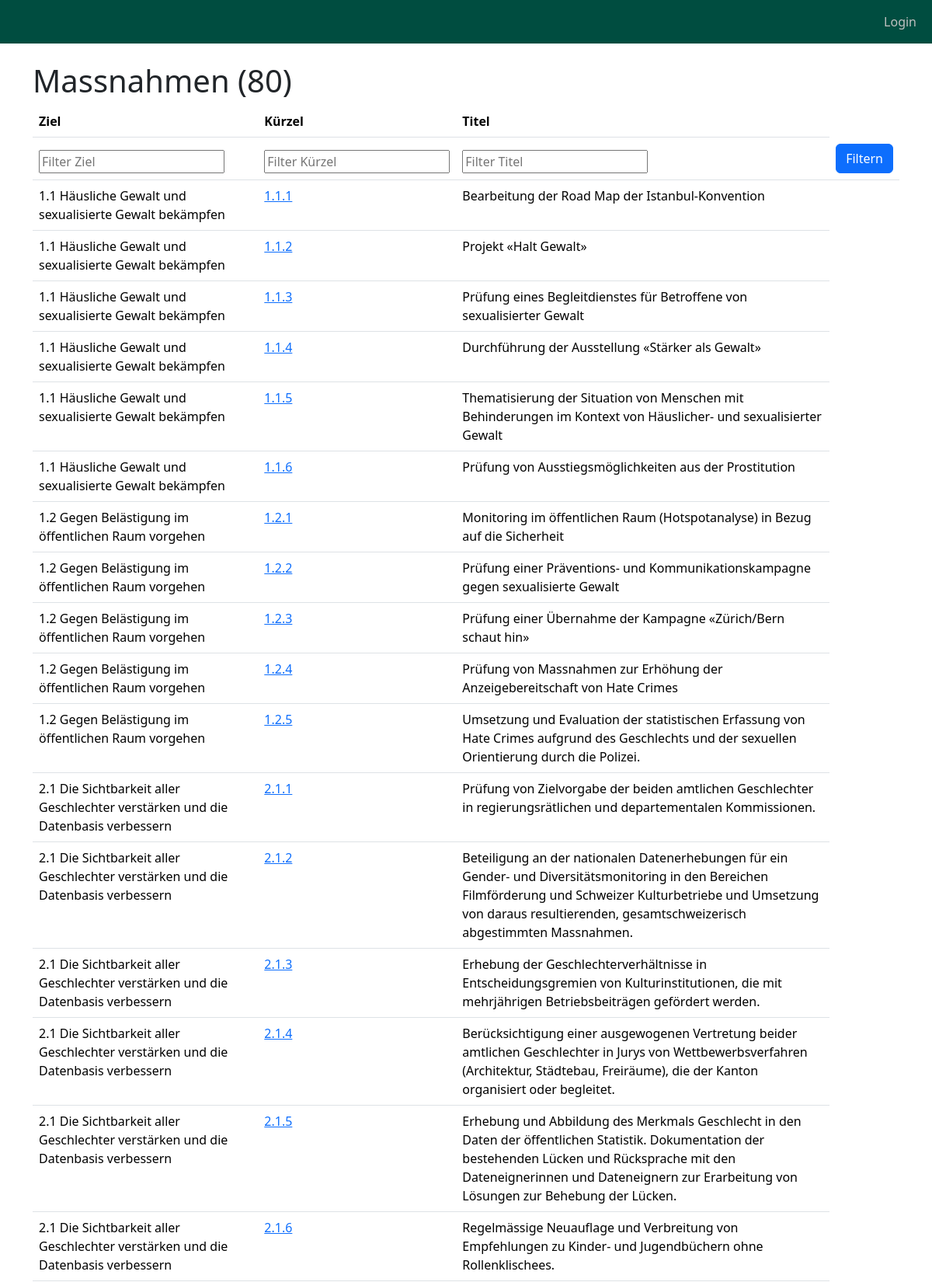
/massnahmen/ (upper part), run on the app's committed database.
### objective_manager_app/models.py (models this page shows, shortened)
class BusinessObject(models.Model):
    typ = models.ForeignKey("BusinessObjectTyp", on_delete=models.CASCADE, related_name="typ")
    vorgaenger = models.ForeignKey("self", on_delete=models.CASCADE, null=True, blank=True)
    kuerzel = models.CharField(max_length=10, verbose_name="Nummer")
    titel = models.CharField(max_length=200, verbose_name="Titel")
    beschreibung = models.TextField(verbose_name="Beschreibung")
    erstellt_am = models.DateTimeField(auto_now_add=True, verbose_name="Erstellt am")
    erstellt_von = models.ForeignKey(User, on_delete=models.CASCADE, verbose_name="Erstellt von", blank=True)
    aufwand_personen_tage_plan = models.DecimalField(max_digits=10, decimal_places=2, verbose_name="Aufwand Personentage", default=0)
    aufwand_tsd_chf_plan = models.DecimalField(max_digits=10, decimal_places=2, verbose_name="Aufwand tsd CHF", default=0)
    jahr_start = models.IntegerField(verbose_name="Jahr Start", default=datetime.now().year)
    jahr_ende = models.IntegerField(verbose_name="Jahr Ende", default=datetime.now().year)
    anmerkung_initialisierung = models.TextField(verbose_name="Pol. Vorstoss", null=True, blank=True)
    mess_groesse = models.CharField(max_length=200, verbose_name="Messbarkeit", blank=True, null=True)
    bestehende_massnahme = models.ForeignKey("NeuBestehend", on_delete=models.CASCADE, blank=True, null=True, default=5, related_name="bestehende_massnahme", verbose_name="Bestehende/Neue Massnahme")
    objects = models.Manager()
    handlungsfelder = HandlungsfeldManager()
    ziele = ZielManager()
    massnahmen = MassnahmeManager()

### objective_manager_app/views.py (the view)
# urls.py: path("massnahmen/", views.massnahmen_list, name="massnahmen_list"),
def massnahmen_list(request):
    massnahmen = Massnahme.objects.all()
    filter_ziel = request.GET.get('filterZiel', '')
    filter_kuerzel = request.GET.get('filterKuerzel', '')
    filter_titel = request.GET.get('filterTitel', '')
    filter_beschreibung = request.GET.get('filterBeschreibung', '')
    if filter_ziel:
        massnahmen = massnahmen.filter(vorgaenger__kuerzel__icontains=filter_ziel) | massnahmen.filter(vorgaenger__titel__icontains=filter_ziel)
    if filter_kuerzel:
        massnahmen = massnahmen.filter(kuerzel__icontains=filter_kuerzel)
    if filter_titel:
        massnahmen = massnahmen.filter(titel__icontains=filter_titel)
    if filter_beschreibung:
        massnahmen = massnahmen.filter(text__icontains=filter_beschreibung)
    context = {
        'massnahmen': massnahmen,
        'filterZiel': filter_ziel,
        'filterKuerzel': filter_kuerzel,
        'filterTitel': filter_titel,
        'filterBeschreibung': filter_beschreibung,
    }
    return render(
        request,
        "objective_manager_app/massnahmen_list.html",
        context,
    )

### objective_manager_app/models.py (called while the page is built)
    def get_queryset(self):
        return super().get_queryset().filter(typ_id=4)

### objective_manager_app/templatetags/custom_filters.py (called while the page is built)
@register.filter(name='is_in_group')
def is_in_group(user, group_name):
    if user.is_authenticated:
        return user.groups.filter(name=group_name).exists()
    return False

### templates/objective_manager_app/massnahmen_list.html (shortened to what this page needs)
{% extends "base.html" %}
{% load custom_filters %}
{% block content %}
    <div class="container">
        <h1>Massnahmen  ({{ massnahmen|length}})</h1>
        <form method="get">
            <table class="table">
                <thead>
                    <tr>
                        <th>Ziel</th>
                        <th>Kürzel</th>
                        <th>Titel</th>
                    </tr>
                    <tr>
                        <th>
                            <input type="text" name="filterZiel" value="{{ request.GET.filterZiel }}" placeholder="Filter Ziel">
                        </th>
                        <th>
                            <input type="text" name="filterKuerzel" value="{{ request.GET.filterKuerzel }}" placeholder="Filter Kürzel">
                        </th>
                        <th>
                            <input type="text" name="filterTitel" value="{{ request.GET.filterTitel }}" placeholder="Filter Titel">
                        </th>
                        <th>
                            <button type="submit" class="btn btn-primary">Filtern</button>
                        </form>
                <tbody>
                    {% for massnahme in massnahmen %}
                    <tr>
                        <td>{{massnahme.vorgaenger.kuerzel}} {{massnahme.vorgaenger.titel}}</td>
                        <td><a href="{% url 'massnahme_detail' massnahme.pk %}">{{ massnahme.kuerzel }}</a></td>
                        <td>{{ massnahme.titel }}</td>
                    </tr>
                    {% endfor %}
                </tbody>
    </div>
{% endblock %}

### data on the page
BusinessObject: vorgaenger.kuerzel "1.1", vorgaenger.titel "Häusliche Gewalt und sexualisierte Gewalt bekämpfen", kuerzel "1.1.1", titel "Bearbeitung der Road Map der Istanbul-Konvention"
BusinessObject: vorgaenger.kuerzel "1.1", vorgaenger.titel "Häusliche Gewalt und sexualisierte Gewalt bekämpfen", kuerzel "1.1.2", titel "Projekt «Halt Gewalt»"
BusinessObject: vorgaenger.kuerzel "1.1", vorgaenger.titel "Häusliche Gewalt und sexualisierte Gewalt bekämpfen", kuerzel "1.1.3", titel "Prüfung eines Begleitdienstes für Betroffene von sexualisierter Gewalt"
BusinessObject: vorgaenger.kuerzel "1.1", vorgaenger.titel "Häusliche Gewalt und sexualisierte Gewalt bekämpfen", kuerzel "1.1.4", titel "Durchführung der Ausstellung «Stärker als Gewalt»"
BusinessObject: vorgaenger.kuerzel "1.1", vorgaenger.titel "Häusliche Gewalt und sexualisierte Gewalt bekämpfen", kuerzel "1.1.5", titel "Thematisierung der Situation von Menschen mit Behinderungen im Kontext von Häuslicher- und sexualisierter Gewalt"
BusinessObject: vorgaenger.kuerzel "1.1", vorgaenger.titel "Häusliche Gewalt und sexualisierte Gewalt bekämpfen", kuerzel "1.1.6", titel "Prüfung von Ausstiegsmöglichkeiten aus der Prostitution"
BusinessObject: vorgaenger.kuerzel "1.2", vorgaenger.titel "Gegen Belästigung im öffentlichen Raum vorgehen", kuerzel "1.2.1", titel "Monitoring im öffentlichen Raum (Hotspotanalyse) in Bezug auf die Sicherheit"
BusinessObject: vorgaenger.kuerzel "1.2", vorgaenger.titel "Gegen Belästigung im öffentlichen Raum vorgehen", kuerzel "1.2.2", titel "Prüfung einer Präventions- und Kommunikationskampagne gegen sexualisierte Gewalt"
BusinessObject: vorgaenger.kuerzel "1.2", vorgaenger.titel "Gegen Belästigung im öffentlichen Raum vorgehen", kuerzel "1.2.3", titel "Prüfung einer Übernahme der Kampagne «Zürich/Bern schaut hin»"
BusinessObject: vorgaenger.kuerzel "1.2", vorgaenger.titel "Gegen Belästigung im öffentlichen Raum vorgehen", kuerzel "1.2.4", titel "Prüfung von Massnahmen zur Erhöhung der Anzeigebereitschaft von Hate Crimes"
BusinessObject: vorgaenger.kuerzel "1.2", vorgaenger.titel "Gegen Belästigung im öffentlichen Raum vorgehen", kuerzel "1.2.5", titel "Umsetzung und Evaluation der statistischen Erfassung von Hate Crimes aufgrund des Geschlechts und der sexuellen Orientierung durch die Polizei."
BusinessObject: vorgaenger.kuerzel "2.1", vorgaenger.titel "Die Sichtbarkeit aller Geschlechter verstärken und die Datenbasis verbessern", kuerzel "2.1.1", titel "Prüfung von Zielvorgabe der beiden amtlichen Geschlechter in regierungsrätlichen und departementalen Kommissionen."
BusinessObject: vorgaenger.kuerzel "2.1", vorgaenger.titel "Die Sichtbarkeit aller Geschlechter verstärken und die Datenbasis verbessern", kuerzel "2.1.2", titel "Beteiligung an der nationalen Datenerhebungen für ein Gender- und Diversitätsmonitoring in den Bereichen Filmförderung und Schweizer Kulturbetriebe und Umsetzung von daraus resultierenden, gesamtschweizerisch abgestimmten Massnahmen."
BusinessObject: vorgaenger.kuerzel "2.1", vorgaenger.titel "Die Sichtbarkeit aller Geschlechter verstärken und die Datenbasis verbessern", kuerzel "2.1.3", titel "Erhebung der Geschlechterverhältnisse in Entscheidungsgremien von Kulturinstitutionen, die mit mehrjährigen Betriebsbeiträgen gefördert werden."
BusinessObject: vorgaenger.kuerzel "2.1", vorgaenger.titel "Die Sichtbarkeit aller Geschlechter verstärken und die Datenbasis verbessern", kuerzel "2.1.4", titel "Berücksichtigung einer ausgewogenen Vertretung beider amtlichen Geschlechter in Jurys von Wettbewerbsverfahren (Architektur, Städtebau, Freiräume), die der Kanton organisiert oder begleitet."
BusinessObject: vorgaenger.kuerzel "2.1", vorgaenger.titel "Die Sichtbarkeit aller Geschlechter verstärken und die Datenbasis verbessern", kuerzel "2.1.5", titel "Erhebung und Abbildung des Merkmals Geschlecht in den Daten der öffentlichen Statistik. Dokumentation der bestehenden Lücken und Rücksprache mit den Dateneignerinnen und Dateneignern zur Erarbeitung von Lösungen zur Behebung der Lücken."
BusinessObject: vorgaenger.kuerzel "2.1", vorgaenger.titel "Die Sichtbarkeit aller Geschlechter verstärken und die Datenbasis verbessern", kuerzel "2.1.6", titel "Regelmässige Neuauflage und Verbreitung von Empfehlungen zu Kinder- und Jugendbüchern ohne Rollenklischees."

### other printed values
{{ massnahmen|length }} "80"
